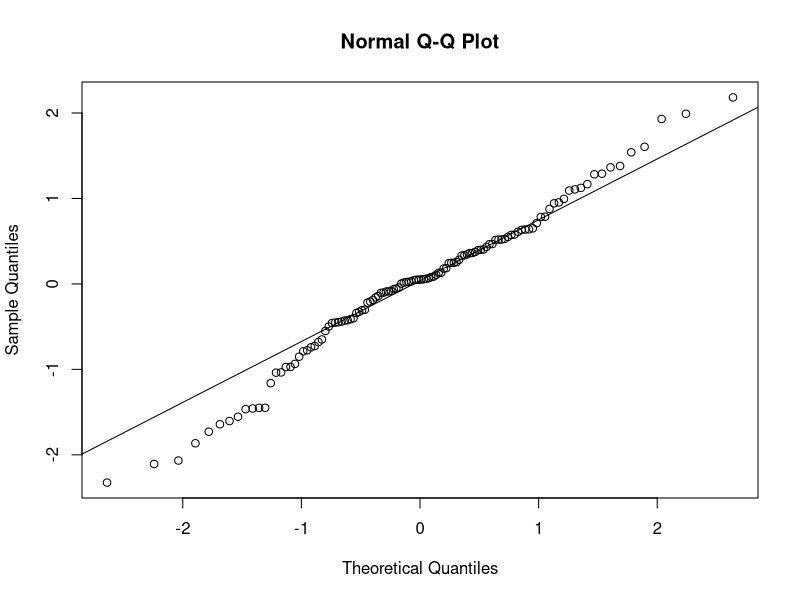
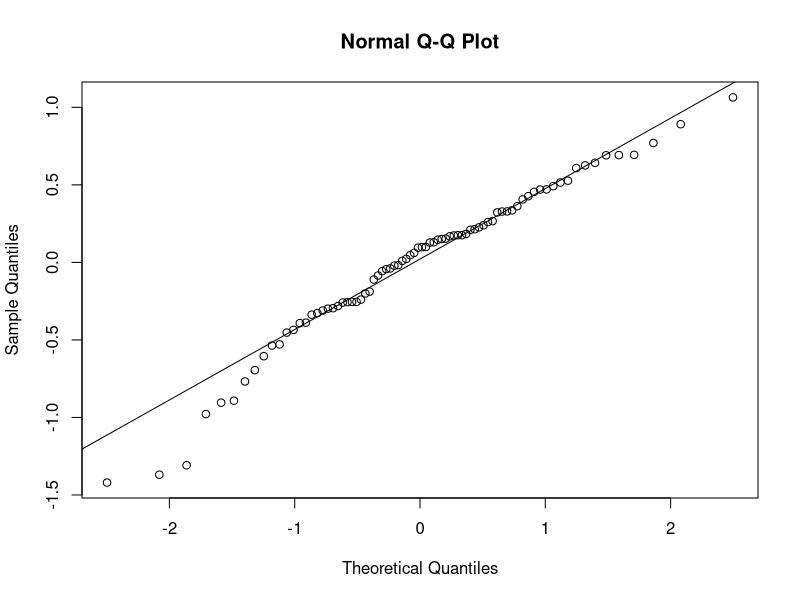

Recreate these plots in R, in order. (Note: this script raises an error after producing the figures.)
#### R script for MODELS in RQ2 ####

# Load libraries
library(dplyr)
library(tidyverse)
library(ggplot2) 

# Load Data
zscores <- read.csv("Data/fullanomalies.csv", header = TRUE)

# Create subset dataframes for drought vs non drought

summer_zscores <- zscores %>%
  filter(week >= 20 & week <= 39)

neg_gpp <- zscores %>%
  filter(gpp_z_scores < 0) # 305 out of 624 are negative

zscores <- zscores %>%
  mutate(condition = ifelse(year %in% c(2003, 2018), "drought", "normal"))

zscores$year_group <- ifelse(zscores$year %in% c(2000, 2001, 2002, 2004, 2005, 2015, 2016, 2017, 2019, 2020), "normal",
                             # ifelse(drivers$year %in% c(2015, 2016, 2017, 2019, 2020), "2015-2020",
                             ifelse(zscores$year %in% c(2003), "2003", 
                                    ifelse(zscores$year %in% c(2018), "2018", NA)))

nondrought <- zscores %>%
  filter(!(year %in% c(2003, 2018)))

drought <- zscores %>%
  filter(year %in% c(2002, 2003, 2004, 2017, 2018, 2019)) %>%
  filter(week >= 20 & week <= 39)

nondrought <- zscores %>%
  filter(year %in% c(2002, 2004, 2017, 2019)) %>%
  filter(week >= 20 & week <= 39)


drought2003 <- zscores %>%
  filter(year %in% c(2002, 2003, 2004)) %>%
  filter(week >= 20 & week <= 39)

drought2003 <- zscores %>%
  filter(year %in% c(2003, 2005)) %>%
  filter(week >= 18 & week <= 43)


# Models

library(lme4)
library(lmerTest)

cor(drought$temp_z_scores, drought$sm2_z_scores)
cor(drought$sm2_z_scores, drought$sm3_z_scores)
cor(drought$temp_z_scores, drought$sm3_z_scores)
cor(drought$temp_z_scores, drought$swr_z_scores)
cor(drought$sm3_z_scores, drought$swr_z_scores)

drought <- zscores %>%
  filter(year %in% c(2002, 2003, 2004, 2017, 2018, 2019)) %>%
  filter(week >= 20 & week <= 39)

model <- lmer(gpp_z_scores ~  temp_z_scores + sm2_z_scores + sm3_z_scores + swr_z_scores + (1|condition), data = drought)
summary(model)

residuals <- resid(model)
shapiro.test(residuals)
qqnorm(residuals) 
qqline(residuals)

nondrought <- zscores %>%
  filter(year %in% c(2002, 2004, 2017, 2019)) %>%
  filter(week >= 20 & week <= 39)

model2 <- lmer(gpp_z_scores ~  temp_z_scores + sm2_z_scores + sm3_z_scores + swr_z_scores + (1|year), data = nondrought)
summary(model2)

residuals <- resid(model2)
shapiro.test(residuals)
qqnorm(residuals) 
qqline(residuals)


model <- lmer(gpp_z_scores ~  temp_z_scores * sm1_z_scores * sm2_z_scores * sm3_z_scores * vpd_z_scores + (1|condition), data = summer_zscores)
summary(model)

residuals <- resid(model)
shapiro.test(residuals)
qqnorm(residuals) 
qqline(residuals)


model <- glm(gpp_z_scores ~  temp_z_scores * sm1_z_scores * sm2_z_scores * sm3_z_scores * vpd_z_scores, data = summer_zscores)
summary(model)

residuals <- resid(model)
shapiro.test(residuals)
qqnorm(residuals) 
qqline(residuals)


# Plotting modelled scatters ####

# Predicted values using lm and lmer models
drought$model <- predict(model, newdata = drought, re.form = NA)

drought$model2 <- predict(model2, newdata = drought, re.form = NA)


drought$group <- ifelse(drought$year %in% c(2002, 2004), "Non-drought",
                        ifelse(drought$year %in% c(2017, 2019), "2017 & 2019",
                               ifelse(drought$year %in% c(2003, 2018), "Drought", NA)))

palette_drivers <- c("#96DB6B", "#FF8400E0", "#F2E857", "#FF8400E0", "#96DB6B", "#F2E857")
palette_drivers <- c("#96DB6B", "#F2E857", "#FF8400E0", "#2684FF", "#96DB6B", "#F2E857")
palette_drivers <- c("#FC9F35B9", "#FF8400E0", "#139DED", "#3EABE6B2", "#2684FF")


maxTplot <- ggplot(drought, aes(x = temp_z_scores, y = gpp_z_scores, colour = condition)) + 
  geom_point(aes(colour = condition, shape = condition)) +
  geom_smooth(aes(y = model, colour ="LM"), se = FALSE, method = "lm") +
  geom_smooth(aes(y = model2, colour ="LMER 2000-2005"), se = FALSE, method = "lm") +
  # geom_smooth(aes(y = pred_gpp_2015, colour ="LMER 2015-2020"), se = FALSE, method = "lm") +
  # geom_smooth(se = FALSE, method = 'lm') +
  scale_color_manual(values = palette_drivers) +
  scale_shape_manual(values = c("normal" = 16, "drought" = 17)) +
  theme(legend.position = "none", panel.background = element_blank(), axis.line = element_line(colour = "black"), 
        plot.title = element_text(size=12, hjust=0.5),
        axis.title = element_text(size=11),
        axis.text = element_text(size=9),
        legend.title = element_text(size = 11, face = "bold")) +
  labs(x = "MaxT z-score", y = "GPP z-score")

plot(maxTplot)


swrplot <- ggplot(drought, aes(x = swr_z_scores, y = gpp_z_scores, colour = condition)) + 
  geom_point(aes(colour = condition, shape = condition)) +
  geom_smooth(aes(y = model, colour ="LMER with drought"), se = FALSE, method = "lm") +
  geom_smooth(aes(y = model2, colour ="LMER non-drought"), se = FALSE, method = "lm") +
  # geom_smooth(aes(y = pred_gpp_2015, colour ="LMER 2015-2020"), se = FALSE, method = "lm") +
  # geom_smooth(se = FALSE, method = 'lm') +
  scale_color_manual(values = palette_drivers) +
  scale_shape_manual(values = c("normal" = 16, "drought" = 17)) +
  theme(legend.position = "none", panel.background = element_blank(), axis.line = element_line(colour = "black"), 
        plot.title = element_text(size=12, hjust=0.5),
        axis.title = element_text(size=11),
        axis.text = element_text(size=9),
        legend.title = element_text(size = 11, face = "bold")) +
  labs(x = "SWR z-score", y = "GPP z-score")

plot(swrplot)


sm2plot <- ggplot(drought, aes(x = sm2_z_scores, y = gpp_z_scores, colour = condition)) + 
  geom_point(aes(colour = condition, shape = condition)) +
  #geom_smooth(se = FALSE, method = 'gam') +
  geom_smooth(aes(y = model, colour ="LM drought years"), se = FALSE, method = "lm") +
  geom_smooth(aes(y = model2, colour ="LMER 2000-2005"), se = FALSE, method = "lm") +
  # geom_smooth(aes(y = pred_gpp_2015, colour ="LMER 2015-2020"), se = FALSE, method = "lm") +
  scale_color_manual(values = palette_drivers) +
  scale_shape_manual(values = c("normal" = 16, "drought" = 17)) +
  theme(legend.position = "none", panel.background = element_blank(), axis.line = element_line(colour = "black"), 
        plot.title = element_text(size=12, hjust=0.5),
        axis.title = element_text(size=11),
        axis.text = element_text(size=9),
        legend.title = element_text(size = 11, face = "bold")) +
  labs(x = "SM2 z-score", y = "GPP z-score")

plot(sm2plot)

sm3plot <- ggplot(drought, aes(x = sm3_z_scores, y = gpp_z_scores)) + 
  geom_point(aes(colour = condition, shape = condition)) +
  # geom_smooth(se = FALSE, ) +
  # geom_smooth(se = FALSE, method = 'lm', formula = y ~ poly(x,2)) +
  geom_smooth(aes(y = model, colour ="LMER with drought"), se = FALSE, method = "lm") +
  geom_smooth(aes(y = model2, colour ="LMER non-drought"), se = FALSE, method = "lm") +
  # geom_smooth(aes(y = pred_gpp_2015, colour ="LMER 2015-2020"), se = FALSE, method = "gam") +
  scale_color_manual(values = palette_drivers) +
  scale_shape_manual(values = c("normal" = 16, "drought" = 17)) +
  theme(legend.position = "none", panel.background = element_blank(), axis.line = element_line(colour = "black"), 
        plot.title = element_text(size=12, hjust=0.5),
        axis.title = element_text(size=11),
        axis.text = element_text(size=9),
        legend.title = element_text(size = 11, face = "bold")) +
  labs(x = "SM3 z-score", y = "GPP z-score")

plot(sm3plot)



# combine the correlation plots
combined_rq2_plots <- grid.arrange(
  maxTplot, sm2plot, sm3plot, swrplot, 
  nrow = 2, 
  layout_matrix = rbind(c(1,2), c(3, 4)), 
  heights = c(1,1))

# Save the plot as a PNG file to GitHub
setwd("/exports/csce/datastore/geos/groups/gcel/for_Tegan/droughts")
ggsave("rq2_plots.png", path = "Plots", plot = combined_rq2_plots, width = 10, height = 7, dpi = 500)










#### Timeseries plots of z-scores ####
nondrought <- nondrought %>%
  group_by(doy) %>%
  mutate(mean_gpp = mean(gpp_z_scores, na.rm = TRUE),
         mean_maxT = mean(temp_z_scores, na.rm = TRUE),
         mean_sm1 = mean(sm1_z_scores, na.rm = TRUE),
         mean_sm2 = mean(sm2_z_scores, na.rm = TRUE),
         mean_sm3 = mean(sm3_z_scores, na.rm = TRUE),
         mean_vpd = mean(vpd_z_scores, na.rm = TRUE),
         mean_swr = mean(swr_z_scores, na.rm = TRUE)) %>%
  ungroup()

drought1 <- zscores %>%
  filter((year %in% c(2003, 2018)))

drought1 <- drought1 %>%
  group_by(year) %>%
  mutate(mean_maxT = temp_z_scores, mean_gpp = gpp_z_scores, mean_sm1 = sm1_z_scores, mean_sm2 = sm2_z_scores, mean_sm3 = sm3_z_scores, mean_vpd = vpd_z_scores, mean_swr = swr_z_scores) %>%
  ungroup()

new <- rbind(drought1, nondrought)

palette_anomalies <- c("#D6A400", "#B80422", "darkgrey")

gpp_plotz <- ggplot(new, aes(x = doy, y = mean_gpp, group = year_group, colour = year_group, linetype = condition)) +
  geom_line(size = 0.8) +
  labs(title = "",
       x = "Summer months",
       y = "GPP (gC/m²/day)",
       colour = "Year:") +
  scale_colour_manual(values = palette_anomalies) +
  #scale_shape_manual() + 
  theme(legend.position = "none", panel.background = element_blank(), axis.line = element_line(colour = "black"), 
        plot.title = element_text(size=12, hjust=0.5),
        axis.title = element_text(size=11),
        axis.text = element_text(size=9),
        legend.title = element_text(size = 11, face = "bold", ),
        legend.text = element_text(size = 11),
        plot.margin = margin(1, 1, 1, 1, "cm")) +
  scale_x_continuous(breaks = c(126, 154, 182, 217, 252), 
                     labels = c("May", "Jun", "Jul", "Aug", "Sep"))

plot(gpp_plotz)

maxT_plotz <- ggplot(new, aes(x = doy, y = mean_maxT, group = year_group, colour = year_group, linetype = condition)) +
  geom_line(size = 0.8) +
  labs(title = "",
       x = "Time (months)",
       y = "Max temperature (°C)",
       colour = "Year:") +
  scale_colour_manual(values = palette_anomalies) +
  #scale_shape_manual() + 
  theme(legend.position = "none", panel.background = element_blank(), axis.line = element_line(colour = "black"), 
        plot.title = element_text(size=12, hjust=0.5),
        axis.title = element_text(size=11),
        axis.text = element_text(size=9),
        legend.title = element_text(size = 11, face = "bold", ),
        legend.text = element_text(size = 11),
        plot.margin = margin(1, 1, 1, 1, "cm")) +
  scale_x_continuous(breaks = c(126, 154, 182, 217, 252), 
                     labels = c("May", "Jun", "Jul", "Aug", "Sep"))

plot(maxT_plotz)

sm1_plotz <- ggplot(new, aes(x = doy, y = mean_sm1, group = year_group, colour = year_group, linetype = condition)) +
  geom_line(size = 0.8) +
  labs(title = "",
       x = "Time (month)",
       y = "Soil moisture at depth 2 (X)",
       colour = "Year:") +
  scale_colour_manual(values = palette_anomalies) +
  #scale_shape_manual() + 
  theme(legend.position = "none", panel.background = element_blank(), axis.line = element_line(colour = "black"), 
        plot.title = element_text(size=12, hjust=0.5),
        axis.title = element_text(size=11),
        axis.text = element_text(size=9),
        legend.title = element_text(size = 11, face = "bold", ),
        legend.text = element_text(size = 11),
        plot.margin = margin(1, 1, 1, 1, "cm")) +
  scale_x_continuous(breaks = c(126, 154, 182, 217, 252), 
                     labels = c("May", "Jun", "Jul", "Aug", "Sep"))

plot(sm1_plotz)



sm2_plotz <- ggplot(new, aes(x = doy, y = mean_sm2, group = year_group, colour = year_group, linetype = condition)) +
  geom_line(size = 0.8) +
  labs(title = "",
       x = "Time (month)",
       y = "Soil moisture at depth 2 (X)",
       colour = "Year:") +
  scale_colour_manual(values = palette_anomalies) +
  #scale_shape_manual() + 
  theme(legend.position = "none", panel.background = element_blank(), axis.line = element_line(colour = "black"), 
        plot.title = element_text(size=12, hjust=0.5),
        axis.title = element_text(size=11),
        axis.text = element_text(size=9),
        legend.title = element_text(size = 11, face = "bold", ),
        legend.text = element_text(size = 11),
        plot.margin = margin(1, 1, 1, 1, "cm")) +
  scale_x_continuous(breaks = c(126, 154, 182, 217, 252), 
                     labels = c("May", "Jun", "Jul", "Aug", "Sep"))

plot(sm2_plotz)

sm3_plotz <- ggplot(new, aes(x = doy, y = mean_sm3, group = year_group, colour = year_group, linetype = condition)) +
  geom_line(size = 0.8) +
  labs(title = "",
       x = "Time (month)",
       y = "Soil moisture at depth 3 (X)",
       colour = "Year:") +
  scale_colour_manual(values = palette_anomalies) +
  #scale_shape_manual() + 
  theme(legend.position = "none", panel.background = element_blank(), axis.line = element_line(colour = "black"), 
        plot.title = element_text(size=12, hjust=0.5),
        axis.title = element_text(size=11),
        axis.text = element_text(size=9),
        legend.title = element_text(size = 11, face = "bold", ),
        legend.text = element_text(size = 11),
        plot.margin = margin(1, 1, 1, 1, "cm")) +
  scale_x_continuous(breaks = c(126, 154, 182, 217, 252), 
                     labels = c("May", "Jun", "Jul", "Aug", "Sep"))

plot(sm3_plotz)


vpd_plotz <- ggplot(new, aes(x = doy, y = mean_vpd, group = year_group, colour = year_group, linetype = condition)) +
  geom_line(size = 0.8) +
  labs(title = "",
       x = "Time (month)",
       y = "VPD (kPa)",
       colour = "Year:") +
  scale_colour_manual(values = palette_anomalies) +
  #scale_shape_manual() + 
  theme(legend.position = "none", panel.background = element_blank(), axis.line = element_line(colour = "black"), 
        plot.title = element_text(size=12, hjust=0.5),
        axis.title = element_text(size=11),
        axis.text = element_text(size=9),
        legend.title = element_text(size = 11, face = "bold", ),
        legend.text = element_text(size = 11),
        plot.margin = margin(1, 1, 1, 1, "cm")) +
  scale_x_continuous(breaks = c(126, 154, 182, 217, 252), 
                     labels = c("May", "Jun", "Jul", "Aug", "Sep"))
plot(vpd_plotz)

swr_plotz <- ggplot(new, aes(x = doy, y = mean_swr, group = year_group, colour = year_group, linetype = condition)) +
  geom_line(size = 0.8) +
  labs(title = "",
       x = "Time (months)",
       y = "SWR (MJ/m²/day)",
       colour = "Year:") +
  scale_colour_manual(values = palette_anomalies) +
  #scale_shape_manual() + 
  theme(legend.position = "none", panel.background = element_blank(), axis.line = element_line(colour = "black"), 
        plot.title = element_text(size=12, hjust=0.5),
        axis.title = element_text(size=11),
        axis.text = element_text(size=9),
        legend.title = element_text(size = 11, face = "bold", ),
        legend.text = element_text(size = 11),
        plot.margin = margin(1, 1, 1, 1, "cm")) +
  scale_x_continuous(breaks = c(126, 154, 182, 217, 252), 
                     labels = c("May", "Jun", "Jul", "Aug", "Sep"))
plot(swr_plotz)







#### Modelling drivers relationship with GPP

# ANOVA
# Combined ANOVA
anova_all <- aov(gpp_z_scores ~ temp_z_scores + sm1_z_scores + sm2_z_scores + sm3_z_scores + vpd_z_scores + swr_z_scores, data = neg_gpp)
summary(anova_all) # no significant effect

anova_maxT <- aov(gpp_z_scores ~ temp_z_scores, data = nondrought)
anova_sm3 <- aov(mod_gpp ~ sm3, data = drought)
anova_vpd <- aov(mod_gpp ~ vpd, data = drought)
anova_swr <- aov(mod_gpp ~ swr, data = drought)
anova_all <- aov(gpp_z_scores ~ temp_z_scores + sm1_z_scores + sm2_z_scores + sm3_z_scores + vpd_z_scores + swr_z_scores, data = nondrought)
summary(anova_all)
summary(anova_maxT)


ggplot()
